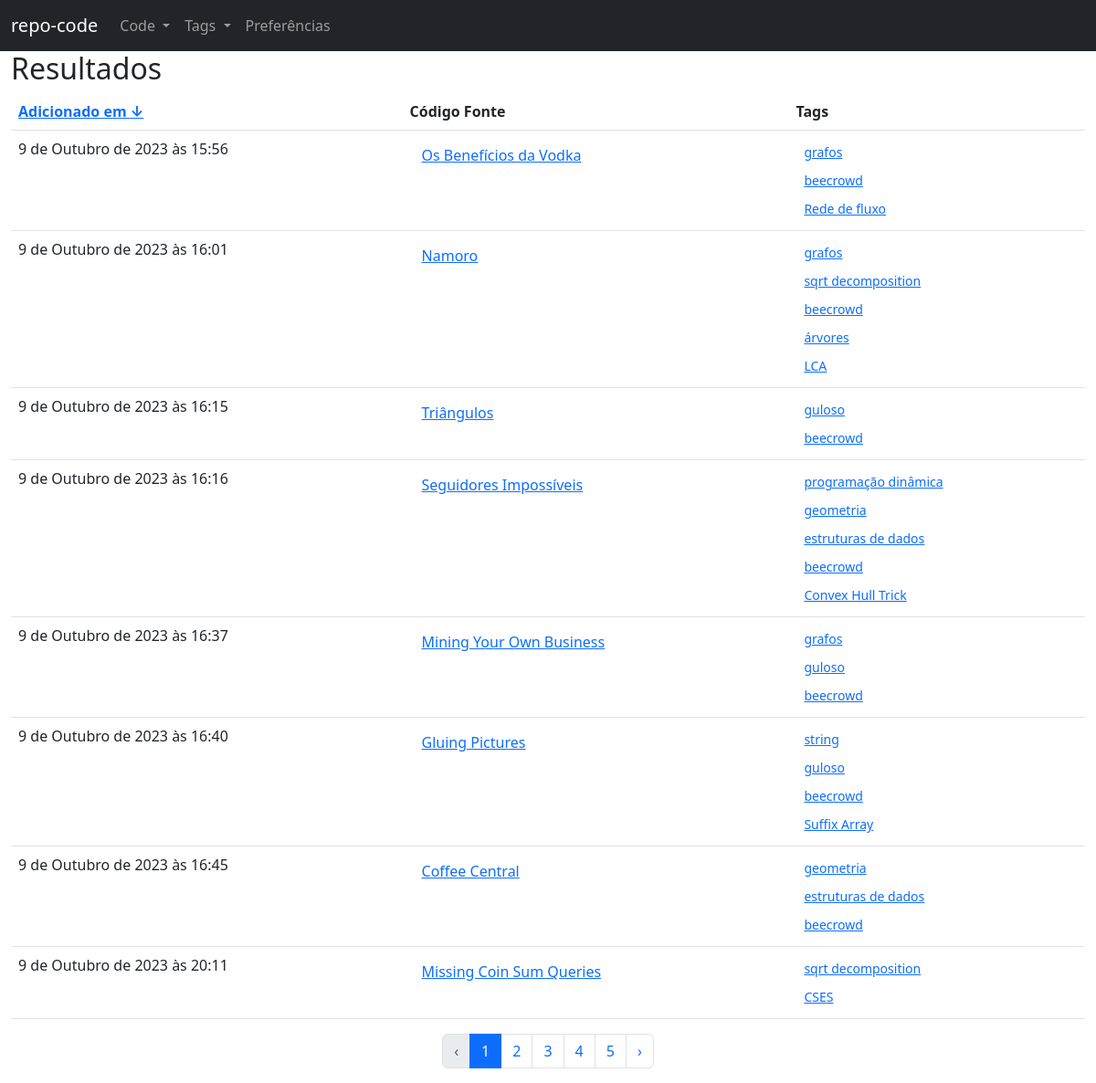
Screenshot of /repo/code/search/ with the database file from the repository.
### repo/models.py (models this page shows, shortened)
class Code(models.Model):
    LANGUAGE_CHOICES = (
        ("c++", "c++"),
        ("py", "python"),
        ("c", "c"),
        ("java", "java"),
        ("c#", "c#"),
        ("js", "javascript")
    )
    DICT_LANGUAGES_CHOICES = dict(LANGUAGE_CHOICES)
    title = models.CharField(max_length = 100)
    createdAt = models.DateTimeField(default = timezone.now)
    updatedAt = models.DateTimeField(default = timezone.now)
    description = models.TextField()
    source = models.TextField()
    tags = models.ManyToManyField(Tag)
    original = models.CharField(max_length = 100)
    language = models.CharField(max_length = 10, choices = LANGUAGE_CHOICES)

class Tag(models.Model):
    name = models.CharField(max_length = 50)
    human_name = models.CharField(max_length = 50)
    description = models.TextField()

### repo/code_views.py (the view, shortened to what this page needs)
# urls.py: path('search/', code_views.search_by_keywords, name = 'repo_search_by_keys'),
@require_http_methods(['GET'])
def search_by_keywords(request):
    title = request.GET.get('title', '')
    tags = list(map(int, request.GET.getlist('tags')))
    page = int(request.GET.get('page', 1))
    asc = int(request.GET.get('asc', 1))
    language = request.GET.get('language', '-1')
    fromDate = request.GET.get('fromDate', '0001-01-01')
    toDate = request.GET.get('toDate', timezone.now().date().__str__())
    textKeywords = request.GET.get('filterText', '').split()
    logicTag = request.GET.get('logicTag', 'AND')
    MAX_ITEMS_PER_PAGE = 8
    low = (page - 1) * MAX_ITEMS_PER_PAGE
    high = page * MAX_ITEMS_PER_PAGE
    condition = Q(title__contains = title) & Q(createdAt__date__range = (fromDate, toDate))
    sources = Code.objects.all()
    if len(textKeywords):
        OR = Q(description__contains = textKeywords[0])
        for i in range(1, len(textKeywords)):
            OR = OR | Q(description__contains = textKeywords[i])
        condition = condition & OR
    if language != '-1': condition = condition & Q(language = language)
    sources = sources.filter(condition).distinct()
    sources = sources.order_by('createdAt') if asc == 1 else sources.order_by('-createdAt')
    total_results = sources.count()
    sources = sources[low : high]
    URL_FLIP_CREATEDAT_PARAMS = {'page': page,
                                 'asc': asc ^ 1,
                                 'title': title,
                                 'language': language,
                                 'fromDate': fromDate,
                                 'toDate': toDate,
                                 'tags': tags,
                                 'logicTag': logicTag
                                }
    URL_FLIP_CREATEDAT = f"{reverse('repo_search_by_keys')}?{urlencode(URL_FLIP_CREATEDAT_PARAMS, True)}"
    URL_PREVIOUS_PARAMS = {
        'title': title,
        'asc': asc,
        'page': page - 1,
        'language': language,
        'fromDate': fromDate,
        'toDate': toDate,
        'tags': tags,
        'logicTag': logicTag
    }
    URL_PREVIOUS = f"{reverse('repo_search_by_keys')}?{urlencode(URL_PREVIOUS_PARAMS, True)}"
    URL_NEXT_PARAMS = {
        'title': title,
        'asc': asc,
        'page': page + 1,
        'language': language,
        'fromDate': fromDate,
        'toDate': toDate,
        'tags': tags,
        'logicTag': logicTag
    }
    URL_NEXT = f"{reverse('repo_search_by_keys')}?{urlencode(URL_NEXT_PARAMS, True)}"
    URL_PAGES = []
    URL_FIRST_PARAMS = {
        'title': title,
        'asc': asc,
        'page': 1,
        'language': language,
        'fromDate': fromDate,
        'toDate': toDate,
        'tags': tags,
        'logicTag': logicTag
    }
    URL_FIRST = f"{reverse('repo_search_by_keys')}?{urlencode(URL_FIRST_PARAMS, True)}"
    start_delta = max(1, page - 2) - page
    for delta in range(start_delta, start_delta + 5):
        p = page + delta
        if p > 0 and (p - 1) * MAX_ITEMS_PER_PAGE < total_results:
            URL_PARAMS = {'title': title,
                          'asc': asc,
                          'page': p,
                          'language': language,
                          'fromDate': fromDate,
                          'toDate': toDate,
                          'tags': tags,
                          'logicTag': logicTag
                          }
            URL = f"{reverse('repo_search_by_keys')}?{urlencode(URL_PARAMS, True)}"
            URL_PAGES.append((p, p == page , URL))
    return render(request, 'code/search_by_keys.html', {
        'sources': sources,
        'URL_FLIP_CREATEDAT': URL_FLIP_CREATEDAT,
        'URL_PAGES': URL_PAGES,
        'asc': asc,
        'total_results': total_results,
        'URL_PREVIOUS': URL_PREVIOUS if page > 1 else False,
        'URL_NEXT': URL_NEXT if page * MAX_ITEMS_PER_PAGE < total_results else False,
        'URL_FIRST': URL_FIRST if len(URL_PAGES) and URL_PAGES[0][0] > 1 else None
    })

### repo/templates/code/search_by_keys.html (shortened to what this page needs)
{% extends "base.html" %}
{% block 'main' %}
<div class = "container-fluid">
    <div class = "row">
        <h2>Resultados</h2>
    </div>
        <table class = "table">
        <thead>
            <tr>
                <th>
                    <a href = "{{ URL_FLIP_CREATEDAT }}">
                        Adicionado em
                        {% if asc %}
                            &#8595;
                        {% else %}
                            &#8593;
                        {% endif %}
                    </a>
                </th>
                <th>Código Fonte</th>
                <th>Tags</th>
            </tr>
        </thead>
        <tbody>
            {% for source in sources.all %}
                <tr>
                    <td>
                        {{ source.createdAt }}
                    </td>
                    <td>
                        <a href = "{% url 'repo_code_view' source.id %}" class = "btn btn-link"> {{ source.title }} </a>
                    </td>
                    <td>
                        {% for tag in source.tags.all %}
                            <a class = "btn btn-link btn-sm" href = "{% url 'repo_tag_view' tag.id %}">{{tag.human_name}}</a>
                            <br>
                        {% endfor %}
                    </td>
                </tr>
            {% endfor %}
        </tbody>
    </table>
    <nav>
        <ul class = "pagination justify-content-center">
            {% if URL_PREVIOUS %}
                <li class="page-item">
      		        <a class="page-link" href="{{URL_PREVIOUS}}">&lsaquo;</a>
   		        </li>
            {% else %}
                <li class="page-item disabled">
      			    <a class="page-link" href="#" tabindex="-1">&lsaquo;</a>
   			    </li>
            {% endif %}
            {% for page, current, URL in URL_PAGES %}
                {% if current %}
                <li class = "page-item active">
				    <a href = "{{URL}}" class = "page-link"> {{page}} </a>
			    </li>
                {% else %}
                <div class = "page-item">
				    <a href = "{{URL}}" class = "page-link"> {{page}} </a>
			    </div>
                {% endif %}
            {% endfor %}
            {% if URL_NEXT %}
                <li class="page-item">
      		        <a class="page-link" href="{{URL_NEXT}}">&rsaquo;</a>
   		        </li>
            {% else %}
                <li class="page-item disabled">
      			    <a class="page-link" href="#" tabindex="-1">&rsaquo;</a>
   			    </li>
            {% endif %}
        </ul>
    </nav>
</div>
{% endblock %}

### rows the page displays
Code: createdAt "9 de Outubro de 2023 às 15:56", title "Os Benefícios da Vodka"
Tag: human_name "grafos"
Tag: human_name "beecrowd"
Tag: human_name "Rede de fluxo"
Code: createdAt "9 de Outubro de 2023 às 16:01", title "Namoro"
Tag: human_name "sqrt decomposition"
Tag: human_name "árvores"
Tag: human_name "LCA"
Code: createdAt "9 de Outubro de 2023 às 16:15", title "Triângulos"
Tag: human_name "guloso"
Code: createdAt "9 de Outubro de 2023 às 16:16", title "Seguidores Impossíveis"
Tag: human_name "programação dinâmica"
Tag: human_name "geometria"
Tag: human_name "estruturas de dados"
Tag: human_name "Convex Hull Trick"
Code: createdAt "9 de Outubro de 2023 às 16:37", title "Mining Your Own Business"
Code: createdAt "9 de Outubro de 2023 às 16:40", title "Gluing Pictures"
Tag: human_name "string"
Tag: human_name "Suffix Array"
Code: createdAt "9 de Outubro de 2023 às 16:45", title "Coffee Central"
Code: createdAt "9 de Outubro de 2023 às 20:11", title "Missing Coin Sum Queries"
Tag: human_name "CSES"

### other values shown
{{ page }} "1"
{{ page }} "2" "3" "4" "5"
